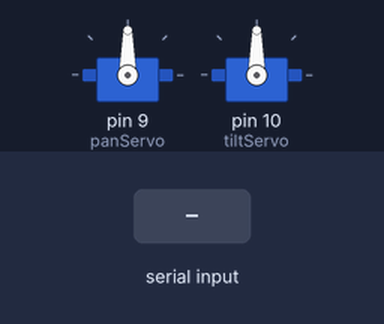
A sketch run on a simulated Arduino Uno, built with avr-gcc and run on an emulated ATmega328P. Shown: 2 × servo. The inputs (shaded band) are chosen by the test bench.

Above: at 1.2 s.
1.3 s: "90,45\n" received over Serial
At 2.3 s:
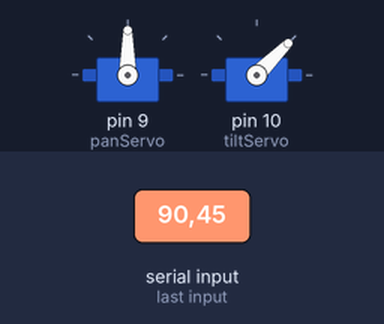
2.8 s: "30,150\n" received over Serial
At 3.5 s:
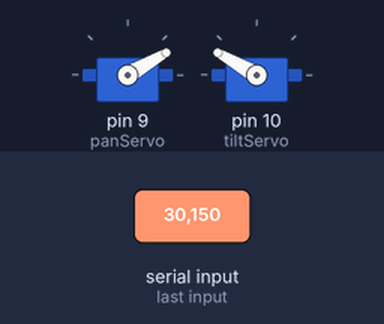
4.3 s: "1,90\n" received over Serial
At 4.6 s:
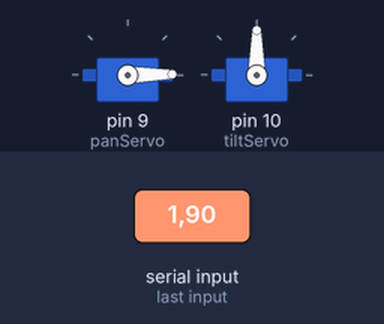
Timing chart, 0 to 7.3 s (numbered marks = the images above; inputs shaded):
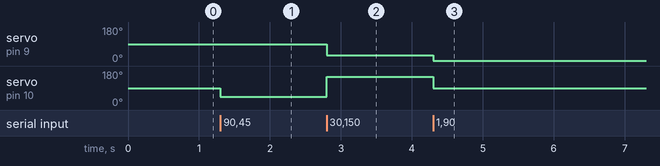

Measured:
- after the input at 1.3 s, servo on pin 10 (tiltServo): 90° → 45° at once
- after the input at 2.8 s, servo on pin 9 (panServo): 90° → 30° at once; servo on pin 10 (tiltServo): 45° → 150° at once
- after the input at 4.3 s, servo on pin 9 (panServo): 30° → 1° at once; servo on pin 10 (tiltServo): 150° → 90° at once

The sketch:

turret_controller.ino
```cpp
#include <Servo.h>

Servo panServo;
Servo tiltServo;

String input = "";
bool complete = false;

void setup() {
  Serial.begin(115200);

  panServo.attach(9);
  tiltServo.attach(10);

  panServo.write(90);
  tiltServo.write(90);
}

void loop() {
  if (complete) {
    int comma = input.indexOf(',');

    if (comma > 0) {
      int pan = input.substring(0, comma).toInt();
      int tilt = input.substring(comma + 1).toInt();

      pan = constrain(pan, 0, 180);
      tilt = constrain(tilt, 0, 180);

      panServo.write(pan);
      tiltServo.write(tilt);
    }

    input = "";
    complete = false;
  }
}

void serialEvent() {
  while (Serial.available()) {
    char c = (char)Serial.read();

    if (c == '\n') {
      complete = true;
    } else {
      input += c;
    }
  }
}
```
